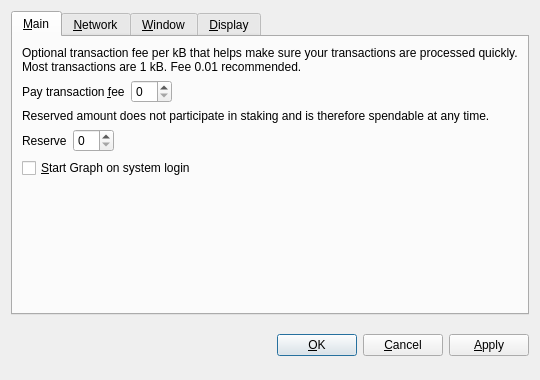
<?xml version="1.0" encoding="UTF-8"?>
<ui version="4.0">
 <class>OptionsDialog</class>
 <widget class="QDialog" name="OptionsDialog">
  <property name="geometry">
   <rect>
    <x>0</x>
    <y>0</y>
    <width>540</width>
    <height>380</height>
   </rect>
  </property>
  <property name="windowTitle">
   <string>Options</string>
  </property>
  <property name="modal">
   <bool>true</bool>
  </property>
  <layout class="QVBoxLayout" name="verticalLayout">
   <item>
    <widget class="QTabWidget" name="tabWidget">
     <property name="tabPosition">
      <enum>QTabWidget::North</enum>
     </property>
     <property name="currentIndex">
      <number>0</number>
     </property>
     <widget class="QWidget" name="tabMain">
      <attribute name="title">
       <string>&amp;Main</string>
      </attribute>
      <layout class="QVBoxLayout" name="verticalLayout_Main">
       <item>
        <widget class="QLabel" name="transactionFeeInfoLabel">
         <property name="text">
          <string>Optional transaction fee per kB that helps make sure your transactions are processed quickly. Most transactions are 1 kB. Fee 0.01 recommended.</string>
         </property>
         <property name="textFormat">
          <enum>Qt::PlainText</enum>
         </property>
         <property name="wordWrap">
          <bool>true</bool>
         </property>
        </widget>
       </item>
       <item>
        <layout class="QHBoxLayout" name="horizontalLayoutFee">
         <item>
          <widget class="QLabel" name="transactionFeeLabel">
           <property name="text">
            <string>Pay transaction &amp;fee</string>
           </property>
           <property name="textFormat">
            <enum>Qt::PlainText</enum>
           </property>
           <property name="buddy">
            <cstring>transactionFee</cstring>
           </property>
          </widget>
         </item>
         <item>
          <widget class="BitcoinAmountField" name="transactionFee"/>
         </item>
         <item>
          <spacer name="horizontalSpacerFee">
           <property name="orientation">
            <enum>Qt::Horizontal</enum>
           </property>
           <property name="sizeHint" stdset="0">
            <size>
             <width>40</width>
             <height>20</height>
            </size>
           </property>
          </spacer>
         </item>
        </layout>
       </item>
       <item>
        <widget class="QLabel" name="reserveBalanceInfoLabel">
         <property name="text">
          <string>Reserved amount does not participate in staking and is therefore spendable at any time.</string>
         </property>
         <property name="textFormat">
          <enum>Qt::PlainText</enum>
         </property>
         <property name="wordWrap">
          <bool>true</bool>
         </property>
        </widget>
       </item>
       <item>
        <layout class="QHBoxLayout" name="horizontalLayoutReserveBalance">
         <item>
          <widget class="QLabel" name="reserveBalanceLabel">
           <property name="text">
            <string>Reserve</string>
           </property>
           <property name="textFormat">
            <enum>Qt::PlainText</enum>
           </property>
           <property name="buddy">
            <cstring>reserveBalance</cstring>
           </property>
          </widget>
         </item>
         <item>
          <widget class="BitcoinAmountField" name="reserveBalance"/>
         </item>
         <item>
          <spacer name="horizontalSpacerReserveBalance">
           <property name="orientation">
            <enum>Qt::Horizontal</enum>
           </property>
           <property name="sizeHint" stdset="0">
            <size>
             <width>40</width>
             <height>20</height>
            </size>
           </property>
          </spacer>
         </item>
        </layout>
       </item>
       <item>
        <widget class="QCheckBox" name="bitcoinAtStartup">
         <property name="toolTip">
          <string>Automatically start Graph after logging in to the system.</string>
         </property>
         <property name="text">
          <string>&amp;Start Graph on system login</string>
         </property>
        </widget>
       </item>
       <item>
        <spacer name="verticalSpacer_Main">
         <property name="orientation">
          <enum>Qt::Vertical</enum>
         </property>
         <property name="sizeHint" stdset="0">
          <size>
           <width>20</width>
           <height>40</height>
          </size>
         </property>
        </spacer>
       </item>
      </layout>
     </widget>
     <widget class="QWidget" name="tabNetwork">
      <attribute name="title">
       <string>&amp;Network</string>
      </attribute>
      <layout class="QVBoxLayout" name="verticalLayout_Network">
       <item>
        <widget class="QCheckBox" name="mapPortUpnp">
         <property name="toolTip">
          <string>Automatically open the Graph client port on the router. This only works when your router supports UPnP and it is enabled.</string>
         </property>
         <property name="text">
          <string>Map port using &amp;UPnP</string>
         </property>
        </widget>
       </item>
       <item>
        <widget class="QCheckBox" name="connectSocks">
         <property name="toolTip">
          <string>Connect to the Graph network through a SOCKS proxy (e.g. when connecting through Tor).</string>
         </property>
         <property name="text">
          <string>&amp;Connect through SOCKS proxy:</string>
         </property>
        </widget>
       </item>
       <item>
        <layout class="QHBoxLayout" name="horizontalLayout_Network">
         <item>
          <widget class="QLabel" name="proxyIpLabel">
           <property name="text">
            <string>Proxy &amp;IP:</string>
           </property>
           <property name="textFormat">
            <enum>Qt::PlainText</enum>
           </property>
           <property name="buddy">
            <cstring>proxyIp</cstring>
           </property>
          </widget>
         </item>
         <item>
          <widget class="QValidatedLineEdit" name="proxyIp">
           <property name="maximumSize">
            <size>
             <width>140</width>
             <height>16777215</height>
            </size>
           </property>
           <property name="toolTip">
            <string>IP address of the proxy (e.g. 127.0.0.1)</string>
           </property>
          </widget>
         </item>
         <item>
          <widget class="QLabel" name="proxyPortLabel">
           <property name="text">
            <string>&amp;Port:</string>
           </property>
           <property name="textFormat">
            <enum>Qt::PlainText</enum>
           </property>
           <property name="buddy">
            <cstring>proxyPort</cstring>
           </property>
          </widget>
         </item>
         <item>
          <widget class="QLineEdit" name="proxyPort">
           <property name="maximumSize">
            <size>
             <width>55</width>
             <height>16777215</height>
            </size>
           </property>
           <property name="toolTip">
            <string>Port of the proxy (e.g. 9050)</string>
           </property>
          </widget>
         </item>
         <item>
          <widget class="QLabel" name="socksVersionLabel">
           <property name="text">
            <string>SOCKS &amp;Version:</string>
           </property>
           <property name="textFormat">
            <enum>Qt::PlainText</enum>
           </property>
           <property name="buddy">
            <cstring>socksVersion</cstring>
           </property>
          </widget>
         </item>
         <item>
          <widget class="QValueComboBox" name="socksVersion">
           <property name="toolTip">
            <string>SOCKS version of the proxy (e.g. 5)</string>
           </property>
          </widget>
         </item>
         <item>
          <spacer name="horizontalSpacer_Network">
           <property name="orientation">
            <enum>Qt::Horizontal</enum>
           </property>
           <property name="sizeHint" stdset="0">
            <size>
             <width>40</width>
             <height>20</height>
            </size>
           </property>
          </spacer>
         </item>
        </layout>
       </item>
       <item>
        <spacer name="verticalSpacer_Network">
         <property name="orientation">
          <enum>Qt::Vertical</enum>
         </property>
         <property name="sizeHint" stdset="0">
          <size>
           <width>20</width>
           <height>40</height>
          </size>
         </property>
        </spacer>
       </item>
      </layout>
     </widget>
     <widget class="QWidget" name="tabWindow">
      <attribute name="title">
       <string>&amp;Window</string>
      </attribute>
      <layout class="QVBoxLayout" name="verticalLayout_Window">
       <item>
        <widget class="QCheckBox" name="minimizeToTray">
         <property name="toolTip">
          <string>Show only a tray icon after minimizing the window.</string>
         </property>
         <property name="text">
          <string>&amp;Minimize to the tray instead of the taskbar</string>
         </property>
        </widget>
       </item>
       <item>
        <widget class="QCheckBox" name="minimizeOnClose">
         <property name="toolTip">
          <string>Minimize instead of exit the application when the window is closed. When this option is enabled, the application will be closed only after selecting Quit in the menu.</string>
         </property>
         <property name="text">
          <string>M&amp;inimize on close</string>
         </property>
        </widget>
       </item>
       <item>
        <spacer name="verticalSpacer_Window">
         <property name="orientation">
          <enum>Qt::Vertical</enum>
         </property>
         <property name="sizeHint" stdset="0">
          <size>
           <width>20</width>
           <height>40</height>
          </size>
         </property>
        </spacer>
       </item>
      </layout>
     </widget>
     <widget class="QWidget" name="tabDisplay">
      <attribute name="title">
       <string>&amp;Display</string>
      </attribute>
      <layout class="QVBoxLayout" name="verticalLayout_Display">
       <item>
        <layout class="QHBoxLayout" name="horizontalLayout_1_Display">
         <item>
          <widget class="QLabel" name="langLabel">
           <property name="text">
            <string>User Interface &amp;language:</string>
           </property>
           <property name="textFormat">
            <enum>Qt::PlainText</enum>
           </property>
           <property name="buddy">
            <cstring>lang</cstring>
           </property>
          </widget>
         </item>
         <item>
          <widget class="QValueComboBox" name="lang">
           <property name="toolTip">
            <string>The user interface language can be set here. This setting will take effect after restarting Graph.</string>
           </property>
          </widget>
         </item>
        </layout>
       </item>
       <item>
        <layout class="QHBoxLayout" name="horizontalLayout_2_Display">
         <item>
          <widget class="QLabel" name="unitLabel">
           <property name="text">
            <string>&amp;Unit to show amounts in:</string>
           </property>
           <property name="textFormat">
            <enum>Qt::PlainText</enum>
           </property>
           <property name="buddy">
            <cstring>unit</cstring>
           </property>
          </widget>
         </item>
         <item>
          <widget class="QValueComboBox" name="unit">
           <property name="toolTip">
            <string>Choose the default subdivision unit to show in the interface and when sending coins.</string>
           </property>
          </widget>
         </item>
        </layout>
       </item>
       <item>
        <widget class="QCheckBox" name="coinControlFeatures">
         <property name="toolTip">
          <string>Whether to show coin control features or not.</string>
         </property>
         <property name="text">
          <string>Display coin &amp;control features (experts only!)</string>
         </property>
        </widget>
       </item>
       <item>
        <widget class="QCheckBox" name="minimizeCoinAge">
         <property name="toolTip">
          <string>Whether to select the coin outputs randomly or with minimal coin age.</string>
         </property>
         <property name="text">
          <string>Minimize weight consumption (experimental)</string>
         </property>
        </widget>
       </item>
       <item>
        <widget class="QCheckBox" name="useBlackTheme">
         <property name="text">
          <string>Use black visual theme (requires restart)</string>
         </property>
        </widget>
       </item>
       <item>
        <spacer name="verticalSpacer_Display">
         <property name="orientation">
          <enum>Qt::Vertical</enum>
         </property>
         <property name="sizeHint" stdset="0">
          <size>
           <width>20</width>
           <height>40</height>
          </size>
         </property>
        </spacer>
       </item>
      </layout>
     </widget>
    </widget>
   </item>
   <item>
    <layout class="QHBoxLayout" name="horizontalLayout_Buttons">
     <item>
      <spacer name="horizontalSpacer_1">
       <property name="orientation">
        <enum>Qt::Horizontal</enum>
       </property>
       <property name="sizeHint" stdset="0">
        <size>
         <width>40</width>
         <height>48</height>
        </size>
       </property>
      </spacer>
     </item>
     <item>
      <widget class="QLabel" name="statusLabel">
       <property name="font">
        <font>
         <weight>75</weight>
         <bold>true</bold>
        </font>
       </property>
       <property name="text">
        <string/>
       </property>
       <property name="textFormat">
        <enum>Qt::PlainText</enum>
       </property>
       <property name="wordWrap">
        <bool>true</bool>
       </property>
      </widget>
     </item>
     <item>
      <spacer name="horizontalSpacer_2">
       <property name="orientation">
        <enum>Qt::Horizontal</enum>
       </property>
       <property name="sizeHint" stdset="0">
        <size>
         <width>40</width>
         <height>48</height>
        </size>
       </property>
      </spacer>
     </item>
     <item>
      <widget class="QPushButton" name="okButton">
       <property name="text">
        <string>&amp;OK</string>
       </property>
      </widget>
     </item>
     <item>
      <widget class="QPushButton" name="cancelButton">
       <property name="text">
        <string>&amp;Cancel</string>
       </property>
       <property name="autoDefault">
        <bool>false</bool>
       </property>
      </widget>
     </item>
     <item>
      <widget class="QPushButton" name="applyButton">
       <property name="text">
        <string>&amp;Apply</string>
       </property>
       <property name="autoDefault">
        <bool>false</bool>
       </property>
      </widget>
     </item>
    </layout>
   </item>
  </layout>
 </widget>
 <customwidgets>
  <customwidget>
   <class>BitcoinAmountField</class>
   <extends>QSpinBox</extends>
   <header>bitcoinamountfield.h</header>
  </customwidget>
  <customwidget>
   <class>QValueComboBox</class>
   <extends>QComboBox</extends>
   <header>qvaluecombobox.h</header>
  </customwidget>
  <customwidget>
   <class>QValidatedLineEdit</class>
   <extends>QLineEdit</extends>
   <header>qvalidatedlineedit.h</header>
  </customwidget>
 </customwidgets>
 <resources/>
 <connections/>
</ui>
